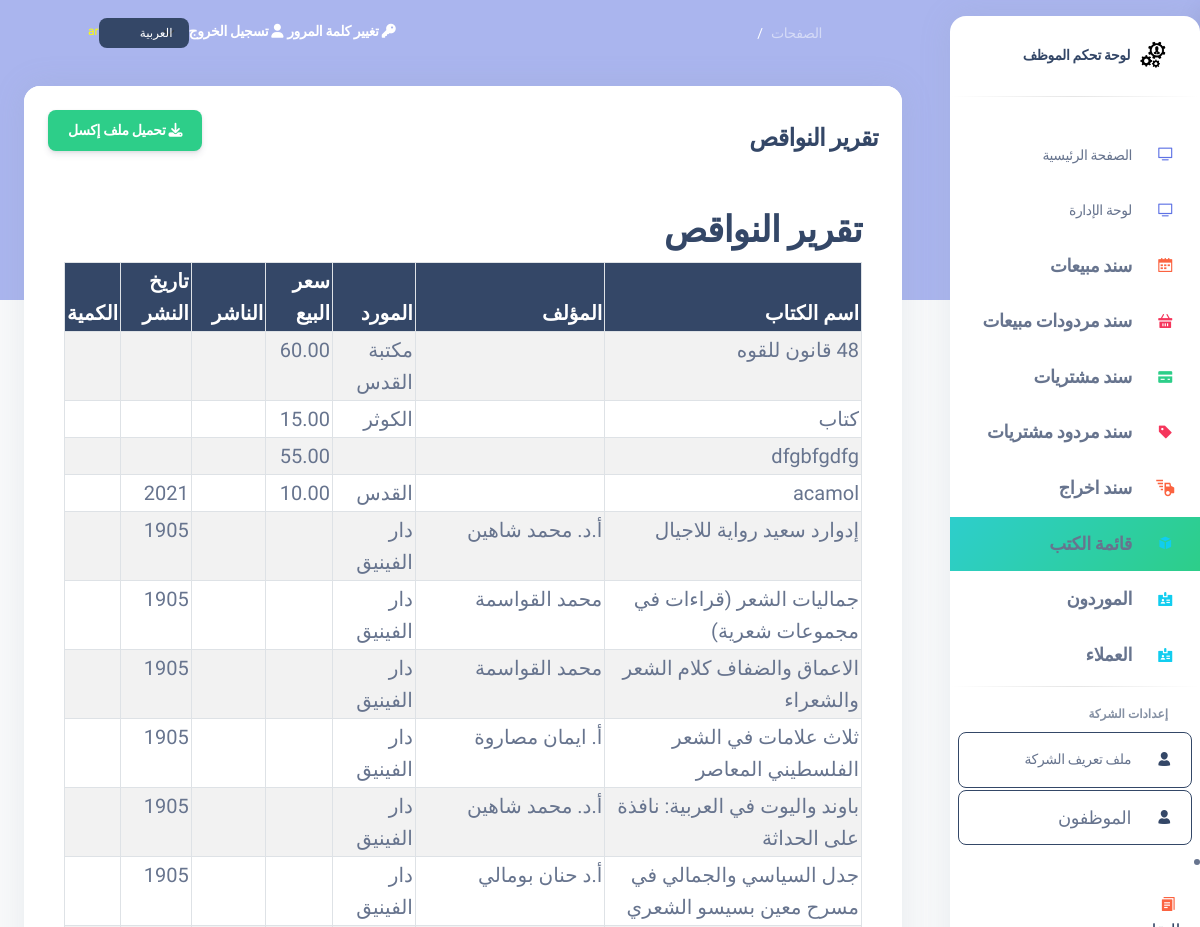
The app's page /empty_products_report/ (upper part), older data.
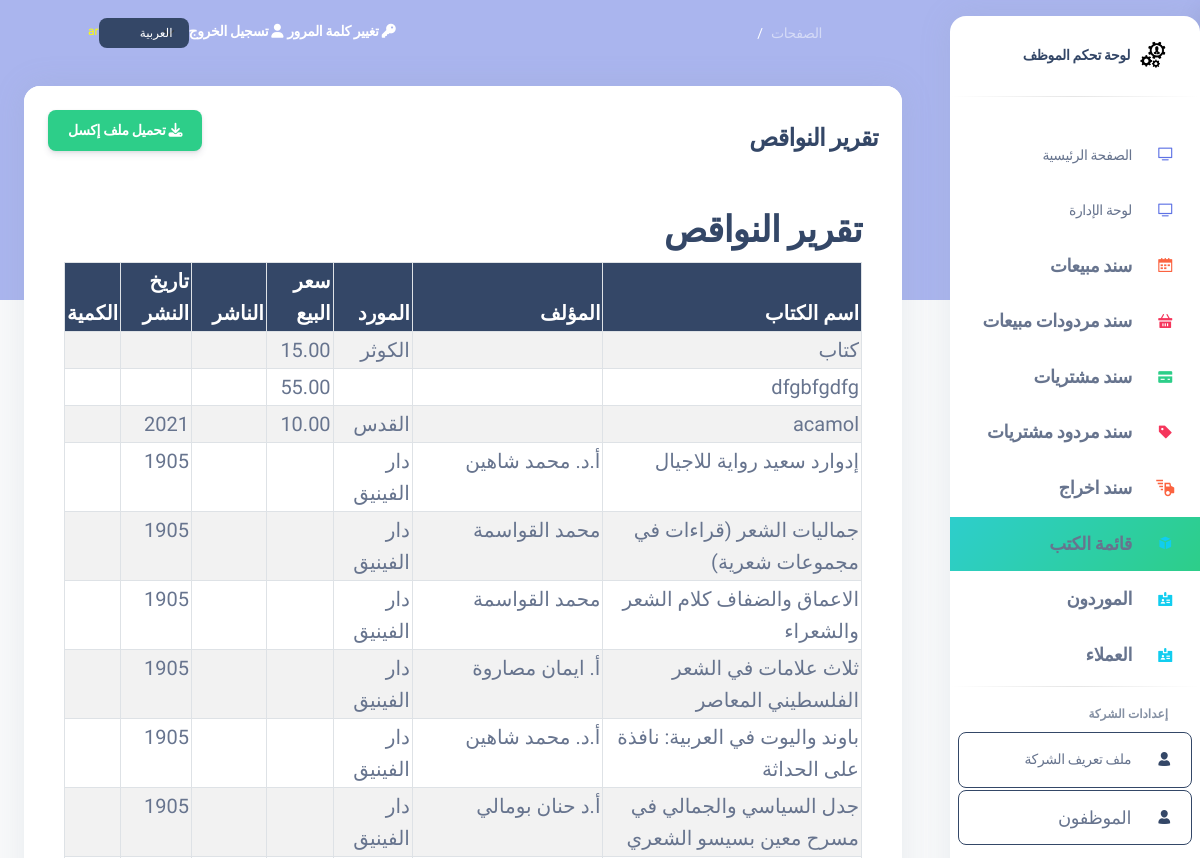
The same page, newer data.
### my_app/models.py (models this page shows, shortened)
class Product(models.Model):
    product_name = models.CharField(max_length=255)
    quantity = models.IntegerField(default=0)
    purchasing_price = models.DecimalField(max_digits=6, decimal_places=2)
    sale_price = models.DecimalField(max_digits=6, decimal_places=2, null=True, blank=True)
    category = models.CharField(max_length=100, blank=True, null=True)
    expiry_date = models.DateField(blank=True, null=True)
    isbn = models.CharField(max_length=32, unique=True , null=True, blank=True)
    production_date = models.DateField(blank=True, null=True)
    author = models.CharField(max_length=255, blank=True, null=True)
    publisher = models.CharField(max_length=255, blank=True, null=True)#publisher
    supplier = models.CharField(max_length=255, blank=True, null=True)
    employee = models.ForeignKey(Employee, related_name="products", on_delete=models.CASCADE, null=True, blank=True)
    created_at = models.DateTimeField(auto_now_add=True)
    updated_at = models.DateTimeField(auto_now=True)
    objects = ProductManager()

### my_app/views.py (the view)
# urls.py: path('empty_products_report/', views.empty_products_report, name='empty_products_report'),
def empty_products_report(request):
    products = models.Product.objects.filter(quantity=0)
    context = {
        'products': products,
    }
    return render(request, 'empty_products_report.html', context)

### my_app/templates/empty_products_report.html
{% extends 'layouts/base.html' %}
{% load i18n %}
{% block content %}
  <div class="card mb-4" id="printableTable">
    <div class="card-header pb-0">
      <div class="d-flex justify-content-between align-items-center">
        <h4 class="mb-0">{% trans "Empty Products Report" %}</h4>
        <a href="{% url 'download_empty_products_excel' %}" class="btn btn-success">
          <i class="fas fa-download"></i> {% trans "Download Excel" %}
        </a>
      </div>
    </div>
    <div class="card-body">
      <div class="container mt-4">
        <h2>{% trans "Empty Products Report" %}</h2>
        <div class="table-responsive p-0">
            <table class="table table-striped table-bordered">
              <thead class="table-dark">
                <tr>
                    <th>{% trans "Product Name" %}</th>
                    <th>{% trans "Author" %}</th>
                    <th>{% trans "Supplier" %}</th>
                    <th>{% trans "Sale Price" %}</th>
                    <th>{% trans "Publisher" %}</th>
                    <th>{% trans "Production Date" %}</th>
                    <th>{% trans "Quantity" %}</th>
                </tr>
        </thead>
        <tbody>
            {% for product in products %}
            <tr>
                <td>{{ product.product_name|default:"" }}</td>
                <td>{{ product.author|default:"" }}</td>
                <td>{{ product.supplier|default:"" }}</td>
                <td>{{ product.sale_price|default:"" }}</td>
                <td>{{ product.publisher|default:"" }}</td>
                <td>{{ product.production_date|date:"Y"|default:"" }}</td>
                <td>{{ product.quantity|default:"" }}</td>
            </tr>
            {% endfor %}
        </tbody>
    </table>
    </div>
      </div>
{% endblock %}

Row changes from the older to the newer data that the page shows:
no longer on this page (row edited): Product: product_name "48 قانون للقوه", supplier "مكتبة القدس", sale_price "60.00"
